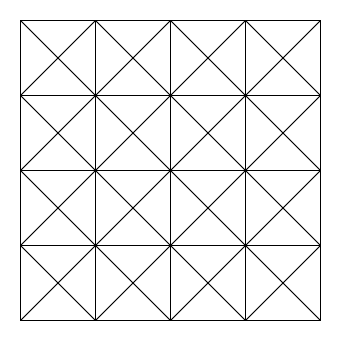
#> input picture images/input.png, 341 x 341 px
$ python ltrp.py   (older library calls are emulated)
#> lines starting #> are read from the running program, lines starting #| are printed output that depends on the picture
import numpy as np
import cv2
import time
from skimage.util import view_as_windows,pad
from functools import reduce


def bin2int(binary_list):
    """
    Convert binary array list to integer (decimal)
    :param binary_list: list of binary integer i.e. [1,0,1]
    :return: decimal equivalent value of binary numbers i.e. 5 for [1,0,1]
    """
    return binary_list.dot(1 << np.arange(binary_list.shape[-1] - 1, -1, -1))


def derivate_image(im, angle):
    '''
    Compute derivative of input image
    ###################################################################
    Implemented by: Adrian Ungureanu - June 2019
    https://github.com/AdrianUng/palmprint-feature-extraction-techniques
    Modified by: Omar Hassan - August 2020
    ###################################################################
    :param im: input image. should be grayscale!
    :param angle: 0 or 90 degrees
    :return: computed derivative along that direction.
    includes padding...
    '''
    h, w = np.shape(im)
    pad_im = np.zeros_like(im)
    if angle == 'horizontal':  # horizontal derivative
        pad_im[:,:w-1] = im[:,1:]
        pad_im[:,-1] = im[:,-1]
        deriv_im = pad_im - im  # [1:, :w]
    elif angle == 'vertical':
        pad_im[1:,:] = im[:h-1,:]
        pad_im[0,:] = im[0,:]
        deriv_im = pad_im - im  # [1:, :w]
    return deriv_im

###################################################################
def ltrp_first_order(im_d_x, im_d_y):
    """
    Extract LTrP1 code (4 orientations) by using input dx and dy matrices.
    ###################################################################
    Implemented by: Adrian Ungureanu - June 2019
    https://github.com/AdrianUng/palmprint-feature-extraction-techniques
    ###################################################################
    :param im_d_x: derivative of image according to x axis (horizontal)
    :param im_d_y: derivative of image according to y axis (vertical)
    :return: encoded LTrP1 code. Possible values ={1,2,3,4}
    """
    encoded_image = np.zeros(np.shape(im_d_y))  # define empty matrix, of the same shape as the image...

    # # apply conditions for each orientation...
    encoded_image[np.bitwise_and(im_d_x >= 0, im_d_y >= 0)] = 1
    encoded_image[np.bitwise_and(im_d_x < 0, im_d_y >= 0)] = 2
    encoded_image[np.bitwise_and(im_d_x < 0, im_d_y < 0)] = 3
    encoded_image[np.bitwise_and(im_d_x >= 0, im_d_y < 0)] = 4

    return encoded_image

def ltrp_second_order_slow(ltrp1_code):
    """
    Extracting the P-components for every pixel (g_c), as defined in the original paper by S. Murala, R. P. Maheshwari
    and R. Balasubramanian (2012), "Local Tetra Patterns: A New Feature Descriptor for Content-Based Image Retrieval,"
    in IEEE Transactions on Image Processing, vol. 21, no. 5, pp. 2874-2886, May 2012. doi: 10.1109/TIP.2012.2188809.
    This implementation does not consider the MAGNITUDE, but that feature can be easily implemented...
    ###################################################################
    Implemented by: Adrian Ungureanu - June 2019
    https://github.com/AdrianUng/palmprint-feature-extraction-techniques
    ###################################################################
    :param ltrp1_code: previously computed LTrP1 code (with 4 possible orientations)
    :return: the P-components stacked together. Output shape = (12, image_size, image_size)
    """
    im_side = np.shape(ltrp1_code)[0]
    ltrp1_code = np.pad(ltrp1_code, (1, 1), 'constant', constant_values=0)
    g_c1 = np.zeros((3, im_side, im_side))
    g_c2 = np.zeros((3, im_side, im_side))
    g_c3 = np.zeros((3, im_side, im_side))
    g_c4 = np.zeros((3, im_side, im_side))

    t = time.time()
    height,width = ltrp1_code.shape[:2]

    iter_ = 0
    for i in range(1, im_side+1):
        for j in range(1, im_side+1):
            iter_ += 1
            g_c = ltrp1_code[i, j]

            # # extract neighborhood around g_c pixel
            neighborhood = np.array([ltrp1_code[i + 1, j], ltrp1_code[i + 1, j - 1], ltrp1_code[i, j - 1],
                                     ltrp1_code[i - 1, j - 1], ltrp1_code[i - 1, j], ltrp1_code[i - 1, j + 1],
                                     ltrp1_code[i, j + 1], ltrp1_code[i + 1, j + 1]])


            # # determine the codes that are different from g_c
            mask = neighborhood != g_c
            # # apply mask
            ltrp2_local = np.multiply(neighborhood, mask)

            # # construct P-components for every orientation.
            if g_c == 1:
                for direction_index, direction in enumerate([2, 3, 4]):
                    g_dir = ltrp2_local == direction
                    r = reduce(lambda a, b: 2 * a + b, np.array(g_dir, dtype=np.int))
                    g_c1[direction_index, i - 1, j - 1] = r

            elif g_c == 2:
                for direction_index, direction in enumerate([1, 3, 4]):
                    g_dir = ltrp2_local == direction
                    g_c2[direction_index, i - 1, j - 1] = reduce(lambda a, b: 2 * a + b, np.array(g_dir, dtype=np.int))

            elif g_c == 3:
                for direction_index, direction in enumerate([1, 2, 4]):
                    g_dir = ltrp2_local == direction
                    g_c3[direction_index, i - 1, j - 1] = reduce(lambda a, b: 2 * a + b, np.array(g_dir, dtype=np.int))

            elif g_c == 4:
                for direction_index, direction in enumerate([1, 2, 3]):
                    g_dir = ltrp2_local == direction

                    g_c4[direction_index, i - 1, j - 1] = reduce(lambda a, b: 2 * a + b, np.array(g_dir, dtype=np.int))
                    pass

            elif g_c not in [1, 2, 3, 4]:
                raise Exception('Error - Invalid value for g_c. List of possible values include [1,2,3,4].')

    # # collect all P-components in a 'large_g_c'
    large_g_c = []
    for this_g_c in [g_c1, g_c2, g_c3, g_c4]:
        large_g_c.extend(this_g_c)
    large_g_c = np.array(large_g_c)

    return large_g_c

def ltrp_second_order_fast(ltrp1):
    """
    Faster implementation to compute second order ltrp code. The code
    only computes tetra patterns and does not compute magnitude pattern
    however the code may be extended to compute magnitude as well following
    similar structure.

    :param ltrp1: first order ltrp code
    :return: second order ltrp code
    #######################################################
    Implemented by Omar Hassan - August 2020
    #######################################################
    """
    #get img dimension, currently only supports square dim
    im_side = ltrp1.shape[0]

    #pad input with zeros
    ltrp1 = np.pad(ltrp1, (1, 1), 'constant', constant_values=0)
    #convert to type int to save memory used in next step
    ltrp1 = ltrp1.astype(np.int)
    #generate patches that will be used for performing ltrp steps
    patches = view_as_windows(ltrp1,window_shape=(3,3),step=1)
    #reshape patches to 3x3 shape, same as kernel size
    patches = patches.reshape(-1,3,3)

    #center pixels
    g_c = patches.copy()[:,1,1]
    g_c = g_c.astype(np.uint8)
    g_c = g_c.reshape(-1,1)

    #set center pixels = -1 to later filter and remove from neighbor array
    patches[:,1,1] = -1

    #reshape to vector
    neighbor = patches.reshape(patches.shape[0],-1)

    #retain original number of patches
    patch_num = neighbor.shape[0]

    #reshape to perform boolwise element selection
    neighbor = neighbor.reshape(-1,)
    #filter out array values if they equal to -1
    nmask = neighbor==-1
    neighbor = neighbor[~nmask]
    #reshape back to original number of patches
    neighbor = neighbor.reshape(patch_num,-1)
    #convert to uint8
    neighbor = neighbor.astype(np.uint8)

    #if central pixel equals neighbor in every patches, set them to 0
    mask = neighbor != g_c
    neighbor = np.multiply(neighbor,mask)

    #for ltrp, we generate feature maps for 4(tetra) directions,
    #for each direction, we exclude its value from the patches
    #similarly, we also exclude center pixel of patch
    directions = np.array([[2, 3, 4],
                            [1, 3, 4],
                            [1, 2, 4],
                            [1, 2, 3]])

    #our original patch are indexed as [0,1,2,3,4,5,6,7] (g_c and current_direction pixels are removed from patch)
    #where 0 is top-left, and 7 is bottom right
    #in algorithm, indexed are done as [3,2,1,4,0,5,6,7]
    #where 0 is mid-right, and 7 is bottom right
    #hence we need to swap our indexes

    # swap_idx = np.array([3,2,1,4,0,5,6,7]) # Original Author uses these indexes

    swap_idx = np.array([6,5,3,0,1,2,4,7])  # Referenced Implementation uses these indexes

    neighbor = neighbor[:,swap_idx]

    g_c1234 = []

    for i in range(4):
        #get an array where only central pixel == 1 are there, rest are zero
        #we do this for doing computations related to centeral_pixel==1
        gc_i = g_c.copy()
        #since loop starts from 0, mask index is i+1 here.
        #(i+1) actually means current direction
        #for each direction, we will compute feature maps
        gc_i[gc_i!=(i+1)] = 0
        #reshape to 1d-array
        gc_i = gc_i.reshape(-1,)

        temp = neighbor.copy()

        masks = [temp[gc_i.astype(np.bool)] == x for x in directions[i]]

        pattern = [bin2int(x) for x in masks]

        pattern = np.array(pattern)

        g_c_img = np.zeros((3,im_side*im_side),dtype=np.uint8)

        g_c_img[:,gc_i.astype(np.bool)] = pattern

        g_c1234.append(g_c_img)

    g_c1234 = np.array(g_c1234)

    g_c1234 = g_c1234.reshape(-1,im_side,im_side)

    return g_c1234

def get_ltrp(image,original=False):
    """
    Computes ltrp as a whole (both first and second order).

    :param image: input grayscale image
    :param original: whether to use Adrian's implementation or mine
    :return: 12 ltrp feature maps
    """

    image = np.array(image, dtype=np.float32)  # /255.

    deriv_h = derivate_image(image, 'horizontal')
    deriv_v = derivate_image(image, 'vertical')


    #computer first order ltrp
    ltrp1 = ltrp_first_order(im_d_x=deriv_h, im_d_y=deriv_v)

    #compute second order ltrp
    if(original):
        ltrp2 = ltrp_second_order_slow(ltrp1)
    else:
        ltrp2 = ltrp_second_order_fast(ltrp1)

    return ltrp2

def concat_fm(fm):
    """
    Concatenates Directional feature maps as shown in original paper.
    This function is used for visualization purposes only.

    :param fm: 12 ltrp feature maps
    :return: list of 4 concatenated feature maps
    """

    d1 = fm[0]+fm[1]+fm[2]
    d2 = fm[3]+fm[4]+fm[5]
    d3 = fm[6]+fm[7]+fm[8]
    d4 = fm[9]+fm[10]+fm[11]

    return [d1,d2,d3,d4]

if __name__ == '__main__':
    img = cv2.imread('images/input.png',0)
#> img is the input picture: shape (341, 341); min 0, max 255, mean 240.3

    t = time.time()
    sfm = get_ltrp(img,original=True)
#> in derivate_image, `pad_im[:,-1] = im[:,-1]`:
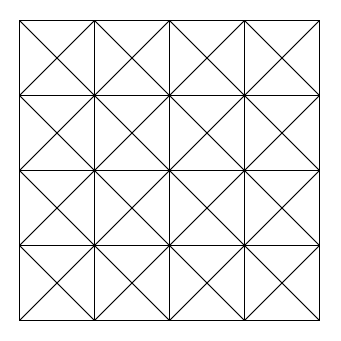
#> pad_im: shape (341, 341) float32; min 0, max 255, mean 240.3
#> call 2 of derivate_image, with angle = 'vertical'
#> in derivate_image (call 2), `pad_im[0,:] = im[0,:]`:
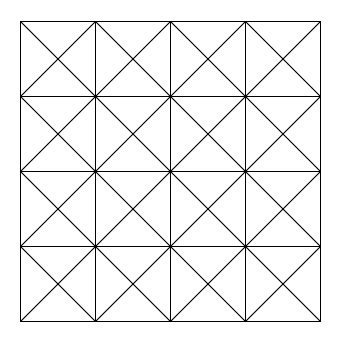
#> pad_im: shape (341, 341) float32; min 0, max 255, mean 240.3
#> in derivate_image (call 2), `deriv_im = pad_im - im`:
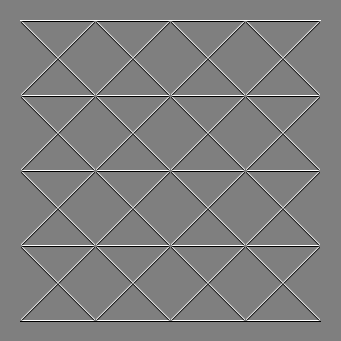
#> deriv_im: shape (341, 341) float32; min -255, max 255, mean 0; drawn with min black and max white
#> in ltrp_second_order_slow, `ltrp1_code = np.pad(ltrp1_code, (1, 1), 'constant', constant_values=0)`:
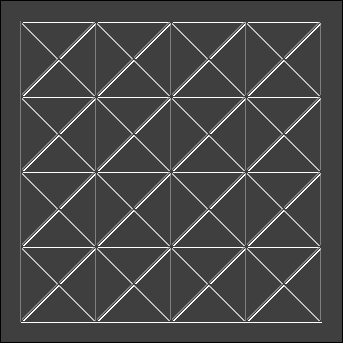
#> ltrp1_code: shape (343, 343) float64; min 0, max 4, mean 1.15; drawn with min black and max white
#> after the loop in ltrp_second_order_slow, `for i in range(1, im_side+1):`: iter_ = 116281
#> the loop in ltrp_second_order_slow, `for this_g_c in [g_c1, g_c2, g_c3, g_c4]:` made 4 passes
#> after the loop in ltrp_second_order_slow, `for this_g_c in [g_c1, g_c2, g_c3, g_c4]:`: large_g_c = 12 items
    print('Original Implementation Time (ms): ',round((time.time() - t)*1000,2))

    t = time.time()
    ffm = get_ltrp(img)
#> in ltrp_second_order_fast, `ltrp1 = ltrp1.astype(np.int)`:
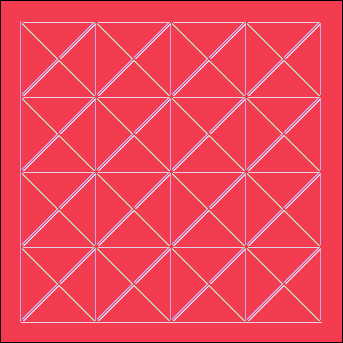
#> ltrp1: shape (343, 343) int64; 5 distinct labels, from 0 to 4; one colour per label, 0 black
#> after the loop in ltrp_second_order_fast, `for i in range(4):`: g_c1234 = 4 items
    print('Faster Implementation Time (ms): ',round((time.time() - t)*1000,2))

    print('Difference between Implementations: ',np.sum(np.abs(sfm-ffm)))
#| Difference between Implementations:  0.0

    #write feature maps to drive
    fm_list = concat_fm(ffm)
#> in concat_fm, `d1 = fm[0]+fm[1]+fm[2]`:
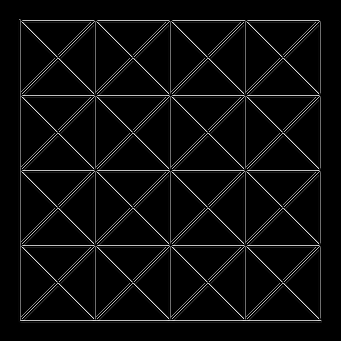
#> d1: shape (341, 341); min 0, max 236, mean 11
#> in concat_fm, `d4 = fm[9]+fm[10]+fm[11]`:
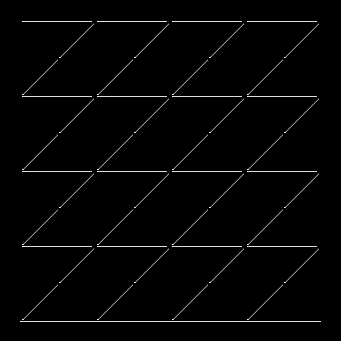
#> d4: shape (341, 341); min 0, max 253, mean 4.7
#> fm_list = 4 items
    for i,fm in enumerate(fm_list):
        cv2.imwrite(f"images/output{i}.jpg",fm)
#> this loop made 4 passes
